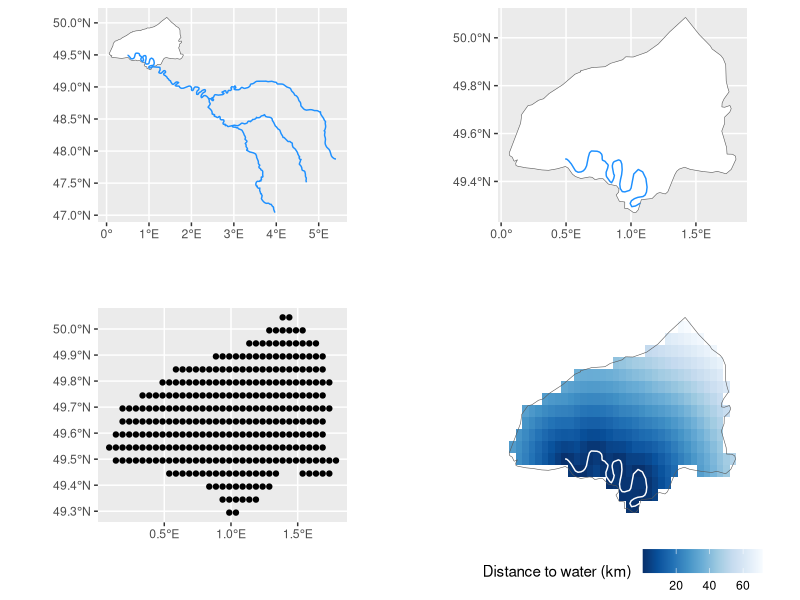
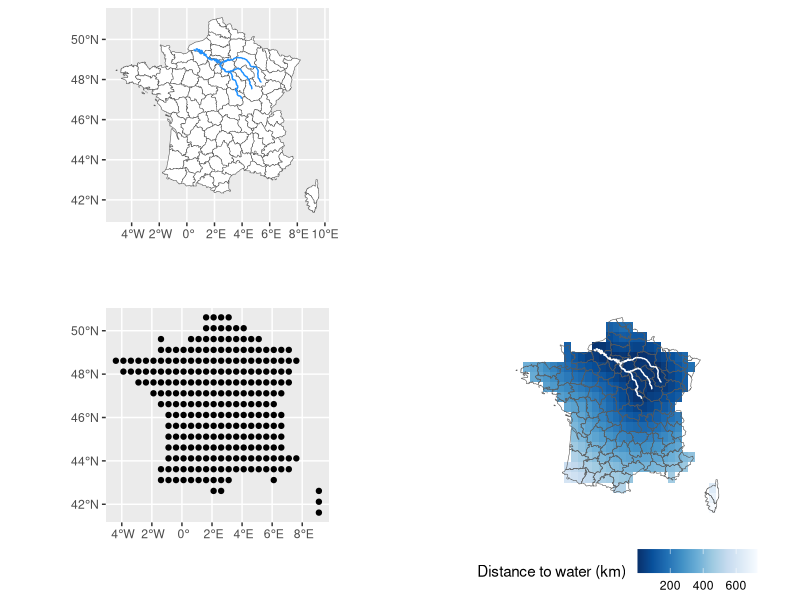

Source code (R) for these figures, in order:
## ---- chunk 1
# Packages needed
{
  library("ggplot2") # plotting
  library("cowplot") # plotting
  library("RColorBrewer") # color palette
  library("sf") # spatial library
  library("spData") # river network
  library("maps") # borders of French departments
}
## ---- chunk 2
# Import Seine river
data("seine")

# Import one department
# map("france", namesonly = TRUE, plot = FALSE) # get names of French departments
sm <- map("france", regions = "Seine-Maritime", fill = FALSE, col = "black",
          plot = FALSE)

# Convert to sf objects
sm_sf <- st_as_sf(sm)
seine_sf <- st_as_sf(seine)

# Crop seine to Seine-Maritime department
seine_int <- seine_sf |>
  st_transform(crs = st_crs(sm_sf)) |> # same CRS
  st_intersection(sm_sf) # crop

# Draw grid
sm_grid <- st_make_grid(sm_sf, cellsize = 0.05, what = "centers")
# Crop the grid to Seine-Maritime department
sm_grid_int <- st_intersection(sm_grid, sm_sf)
# Compute distance to Seine river
dist_seine <- st_distance(seine_int, sm_grid_int)
# Conversion to dataframe
dist_seine_df <- data.frame(dist_seine = as.vector(dist_seine)/1000,
                            st_coordinates(sm_grid_int))

# Plot
plot_grid(
  ggplot(sm_sf) +
    geom_sf(fill = "white") +
    geom_sf(data = seine, color = "dodgerblue"),
  ggplot(sm_sf) +
    geom_sf(fill = "white") +
    geom_sf(data = seine_int, color = "dodgerblue"),
  ggplot(sm_grid_int) +
    geom_sf(),
  ggplot(dist_seine_df, aes(X, Y, fill = dist_seine)) +
    geom_tile() +
    geom_sf(data = sm_sf, inherit.aes = FALSE, fill = NA, size = 1) +
    geom_sf(data = seine_int, inherit.aes = FALSE, color = "white") +
    scale_fill_gradientn(colours = rev(brewer.pal(9, "Blues"))) +
    labs(fill = "Distance to water (km)") +
    theme_void() +
    theme(legend.position = "bottom"),
  nrow = 2, rel_widths = rep(1, 4), rel_heights = rep(1, 4), align = "vh")
## ---- chunk 3
fr_departments <- map("france", fill = FALSE, col = "black", plot = FALSE)

fr_departments_sf <- st_as_sf(fr_departments)
seine_sf <- st_as_sf(seine)

sf_use_s2(FALSE)

seine_int <- seine_sf |>
  st_transform(crs = st_crs(fr_departments_sf)) |> # same CRS
  st_intersection(fr_departments_sf) # crop

fr_departments_grid <- st_make_grid(fr_departments_sf, cellsize = 0.5,
                                    what = "centers")
# fr_departments_grid_int <- st_intersection(fr_departments_grid,
#                                            fr_departments_sf)
# https://github.com/r-spatial/sf/issues/347
fr_departments_grid_int <- st_intersection(fr_departments_grid,
                                           st_buffer(fr_departments_sf, 0))

# Compute distance to Seine river
dist_seine <- st_distance(seine_int, fr_departments_grid_int)
# Only minimum distance
dist_seine <- apply(dist_seine, 2, min)

# RDS object saved: cellsize = 0.1 for the grid
# dist_seine <- readRDS("D:/PIERRE_DENELLE/Stackoverflow/world_dist_rivers.rds")
dist_seine_df <- data.frame(dist_seine = as.vector(dist_seine)/1000,
                            st_coordinates(fr_departments_grid_int))

# Plot
plot_grid(
  ggplot(fr_departments_sf) +
    geom_sf(fill = "white") +
    geom_sf(data = seine_int, color = "dodgerblue"),
  NULL,
  ggplot(fr_departments_grid_int) +
    geom_sf(),
  ggplot(dist_seine_df, aes(X, Y, fill = dist_seine)) +
    geom_tile() +
    geom_sf(data = fr_departments_sf, inherit.aes = FALSE, fill = NA, size = 1) +
    geom_sf(data = seine_int, inherit.aes = FALSE, color = "white") +
    scale_fill_gradientn(colours = rev(brewer.pal(9, "Blues"))) +
    labs(fill = "Distance to water (km)") +
    theme_void() +
    theme(legend.position = "bottom"),
  nrow = 2, rel_widths = rep(1, 4), rel_heights = rep(1, 4), align = "vh")
## ---- chunk 4
seine_multi_plot <- ggplot(dist_seine_df, aes(X, Y, fill = dist_seine)) +
    geom_tile() +
    geom_sf(data = fr_departments_sf, inherit.aes = FALSE, fill = NA, size = 1) +
    geom_sf(data = seine_int, inherit.aes = FALSE, color = "white") +
    scale_fill_gradientn(colours = rev(brewer.pal(9, "Blues"))) +
    labs(fill = "Distance to water (km)") +
    theme_void() +
    theme(legend.position = "bottom")

## ---- chunk 5
#| include: false
ggplot2::ggsave(here::here("posts", "distance_river", "seine_multi.png"),
                plot = seine_multi_plot, device = "png", dpi = "retina")
